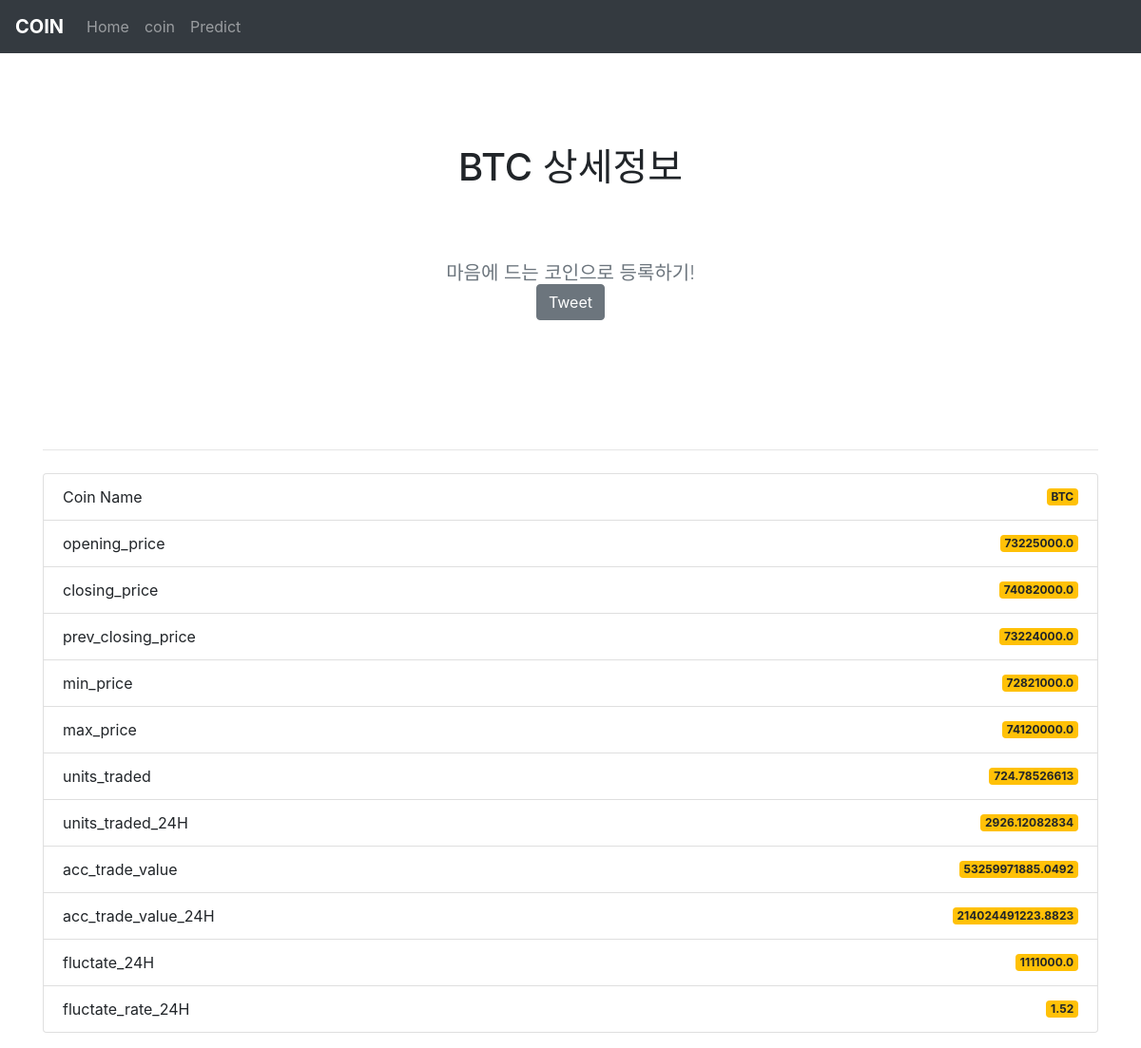
Screenshot of /api/coin/1 with the database file from the repository.
### coin_app/models/coin_info_model.py (models this page shows, shortened)
class Coin(db.Model):
    __tablename__ = 'coin'
    id  = db.Column(db.Integer(), nullable=False,primary_key=True)
    name = db.Column(db.String(16), nullable=False)
    opening_price = db.Column(db.Float())
    closing_price = db.Column(db.Float())
    prev_closing_price = db.Column(db.Float())
    min_price = db.Column(db.Float())
    max_price = db.Column(db.Float())
    units_traded = db.Column(db.Float())
    units_traded_24H = db.Column(db.Float())
    acc_trade_value = db.Column(db.Float())
    acc_trade_value_24H = db.Column(db.Float())
    fluctate_24H = db.Column(db.Float()) # 24시간 변동금액
    fluctate_rate_24H = db.Column(db.Float()) # 24시간 변동률

### coin_app/routes/coin_route.py (the view)
@coin_bp.route('/coin/')
@coin_bp.route('/coin/<coin_id>')
def coin_detail_info(coin_id=None):
    if coin_id==None:
      return Response(status=400)
    coin_info = Coin.query.filter(Coin.id==coin_id).first()
    if not coin_info:
      return Response(status=404)
    return render_template("coinInfo.html", coin_info=coin_info)

### coin_app/templates/coinInfo.html
{% extends 'base.html' %}
{% block title  %}
    <section class="py-5 text-center container">
        <div class="row py-lg-5">
        <div class="col-lg-6 col-md-8 mx-auto">
            <h1 class="fw-light">{{ coin_info.name }} 상세정보</h1>
            <br>
            <p class="lead text-muted">
                마음에 드는 코인으로 등록하기!
            <br>
                <a class="btn btn-secondary", href='/get/tweet/{{ coin_info.name }}'>
                    Tweet
                </a>
            </p>
        </div>
        </div>
    </section>
{% endblock %}
{% block main_body  %}
<div class="row">
    <div class="col-12">
        <ul class="list-group">
            <li class="list-group-item d-flex justify-content-between align-items-center">
                Coin Name
                <span class="badge badge-warning">{{ coin_info.name }}</span>
            </li>
            <li class="list-group-item d-flex justify-content-between align-items-center">
                opening_price
                <span class="badge badge-warning">{{ coin_info.opening_price }}</span>
            </li>
            <li class="list-group-item d-flex justify-content-between align-items-center">
                closing_price
                <span class="badge badge-warning">{{ coin_info.closing_price }}</span>
            </li>
            <li class="list-group-item d-flex justify-content-between align-items-center">
                prev_closing_price
                <span class="badge badge-warning">{{ coin_info.prev_closing_price }}</span>
            </li>
            <li class="list-group-item d-flex justify-content-between align-items-center">
                min_price
                <span class="badge badge-warning">{{ coin_info.min_price }}</span>
            </li>
            <li class="list-group-item d-flex justify-content-between align-items-center">
                max_price
                <span class="badge badge-warning">{{ coin_info.max_price }}</span>
            </li>
            <li class="list-group-item d-flex justify-content-between align-items-center">
                units_traded
                <span class="badge badge-warning">{{ coin_info.units_traded }}</span>
            </li>
            <li class="list-group-item d-flex justify-content-between align-items-center">
                units_traded_24H
                <span class="badge badge-warning">{{ coin_info.units_traded_24H }}</span>
            </li>
            <li class="list-group-item d-flex justify-content-between align-items-center">
                acc_trade_value
                <span class="badge badge-warning">{{ coin_info.acc_trade_value }}</span>
            </li>
            <li class="list-group-item d-flex justify-content-between align-items-center">
                acc_trade_value_24H
                <span class="badge badge-warning">{{ coin_info.acc_trade_value_24H }}</span>
            </li>
            <li class="list-group-item d-flex justify-content-between align-items-center">
                fluctate_24H
                <span class="badge badge-warning">{{ coin_info.fluctate_24H }}</span>
            </li>
            <li class="list-group-item d-flex justify-content-between align-items-center">
                fluctate_rate_24H
                <span class="badge badge-warning">{{ coin_info.fluctate_rate_24H }}</span>
            </li>
        </ul>
      </div>
    </div>
</div>
{% endblock  %}

### coin_app/templates/base.html (shortened to what this page needs)
<!DOCTYPE html>
<html>
  <head>
    <link rel="stylesheet" href="https://cdn.jsdelivr.net/npm/bootstrap@4.5.3/dist/css/bootstrap.min.css">
  </head>
  <body>
    <nav class="navbar navbar-expand-lg navbar-dark bg-dark">
        <a href="#" class="navbar-brand d-flex align-items-center"><strong>COIN</strong></a>
        <div class="collapse navbar-collapse" id="navbarSupportedContent">
            <ul class="navbar-nav mr-auto">
                <li class="nav-item">
                <a class="nav-link" href="/">Home<span class="sr-only">(current)</span></a>
                </li>
                <li class="nav-item">
                <a class="nav-link" href="/coin">coin</a>
                </li>
                <li class="nav-item">
                <a class="nav-link" href="#">Predict</a>
                </li>
            </ul>
        </div>
    </nav>
    <div class="container">
        <h1 class="display-4">{% block title %}{% endblock %}</h1>
        <hr class="my-4">
        <p>{% block main_body %}{% endblock %}</p>
  </body>
</html>

### rows the page displays
Coin: name "BTC", opening_price "73225000.0", closing_price "74082000.0", prev_closing_price "73224000.0", min_price "72821000.0", max_price "74120000.0", units_traded "724.78526613", units_traded_24H "2926.12082834", acc_trade_value "53259971885.0492", acc_trade_value_24H "214024491223.8823", fluctate_24H "1111000.0", fluctate_rate_24H "1.52"
